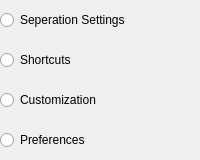
    <widget class="QFrame" name="frame_15">
     <property name="minimumSize">
      <size>
       <width>150</width>
       <height>0</height>
      </size>
     </property>
     <property name="frameShape">
      <enum>QFrame::NoFrame</enum>
     </property>
     <property name="frameShadow">
      <enum>QFrame::Raised</enum>
     </property>
     <property name="menu" stdset="0">
      <bool>true</bool>
     </property>
     <layout class="QVBoxLayout" name="verticalLayout_11">
      <property name="spacing">
       <number>0</number>
      </property>
      <property name="leftMargin">
       <number>0</number>
      </property>
      <property name="topMargin">
       <number>0</number>
      </property>
      <property name="rightMargin">
       <number>0</number>
      </property>
      <property name="bottomMargin">
       <number>0</number>
      </property>
      <item alignment="Qt::AlignTop">
       <widget class="QFrame" name="frame_settingsSelection">
        <property name="sizePolicy">
         <sizepolicy hsizetype="Preferred" vsizetype="Preferred">
          <horstretch>0</horstretch>
          <verstretch>0</verstretch>
         </sizepolicy>
        </property>
        <property name="minimumSize">
         <size>
          <width>150</width>
          <height>0</height>
         </size>
        </property>
        <property name="frameShape">
         <enum>QFrame::NoFrame</enum>
        </property>
        <property name="frameShadow">
         <enum>QFrame::Raised</enum>
        </property>
        <layout class="QVBoxLayout" name="verticalLayout">
         <property name="spacing">
          <number>0</number>
         </property>
         <property name="leftMargin">
          <number>0</number>
         </property>
         <property name="topMargin">
          <number>0</number>
         </property>
         <property name="rightMargin">
          <number>0</number>
         </property>
         <property name="bottomMargin">
          <number>0</number>
         </property>
         <item>
          <widget class="QRadioButton" name="radioButton_seperationSettings">
           <property name="sizePolicy">
            <sizepolicy hsizetype="Minimum" vsizetype="Fixed">
             <horstretch>0</horstretch>
             <verstretch>0</verstretch>
            </sizepolicy>
           </property>
           <property name="minimumSize">
            <size>
             <width>0</width>
             <height>40</height>
            </size>
           </property>
           <property name="text">
            <string>Seperation Settings</string>
           </property>
           <property name="checkable">
            <bool>true</bool>
           </property>
           <property name="menu" stdset="0">
            <bool>true</bool>
           </property>
          </widget>
         </item>
         <item>
          <widget class="QRadioButton" name="radioButton_shortcuts">
           <property name="minimumSize">
            <size>
             <width>0</width>
             <height>40</height>
            </size>
           </property>
           <property name="text">
            <string>Shortcuts</string>
           </property>
           <property name="menu" stdset="0">
            <bool>true</bool>
           </property>
          </widget>
         </item>
         <item>
          <widget class="QRadioButton" name="radioButton_customization">
           <property name="minimumSize">
            <size>
             <width>0</width>
             <height>40</height>
            </size>
           </property>
           <property name="text">
            <string>Customization</string>
           </property>
           <property name="menu" stdset="0">
            <bool>true</bool>
           </property>
          </widget>
         </item>
        </layout>
       </widget>
      </item>
      <item>
       <widget class="QRadioButton" name="radioButton_preferences">
        <property name="sizePolicy">
         <sizepolicy hsizetype="Minimum" vsizetype="Fixed">
          <horstretch>0</horstretch>
          <verstretch>0</verstretch>
         </sizepolicy>
        </property>
        <property name="minimumSize">
         <size>
          <width>0</width>
          <height>40</height>
         </size>
        </property>
        <property name="text">
         <string>Preferences</string>
        </property>
        <property name="menu" stdset="0">
         <bool>true</bool>
        </property>
       </widget>
      </item>
     </layout>
    </widget>
